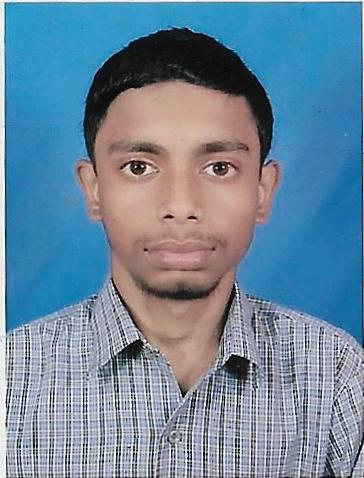
#> input picture Image_Program/Day3/Image_Python/Scan1.jpg, 364 x 478 px
$ python Gray_image.py
#> lines starting #> are read from the running program, lines starting #| are printed output that depends on the picture
# -*- coding: utf-8 -*-
"""
Created on Fri Jul 26 21:31:51 2019

@author: BILU
"""

import cv2
import numpy as np
from matplotlib import pyplot as plt

img = cv2.imread('Scan1.jpg')
#> img is the input picture: shape (478, 364, 3); mean B, G, R 157, 135.7, 109.1

img_height , img_width , dim = img.shape
#> img_height = 478; img_width = 364; dim = 3


for i in range(0,int(img_height)):
	for j in range(0,int(img_width)):
			img[i][j] = img[i][j][0]*0.21+ img[i][j][1]*0.72 + img[i][j][2]*0.07
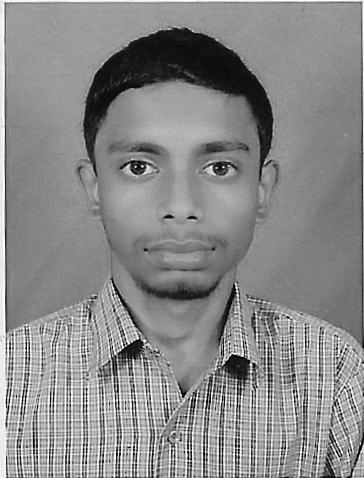
#> img: shape (478, 364, 3); min 0, max 254, mean 137.8

plt.hist(img.ravel(),256,[0,256])
plt.show()
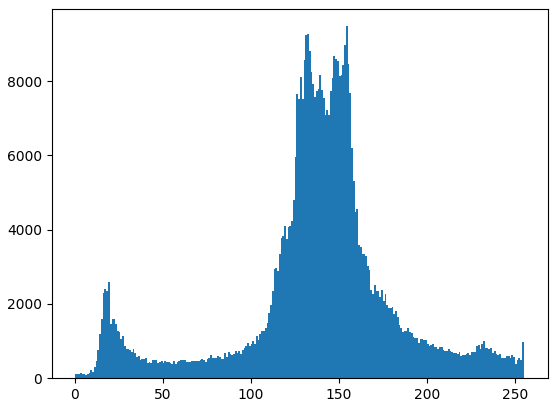
#> figure drawn by matplotlib, 1 panel; tallest bar 9477 high, from x = 154 to 155

cv2.imshow('image',img)
cv2.waitKey(0)
cv2.destroyAllWindows()

$ run again, with Image_Program/Day3/Image_Python/Original and Adaptive_Threslod.jpg copied over Image_Program/Day3/Image_Python/Scan1.jpg
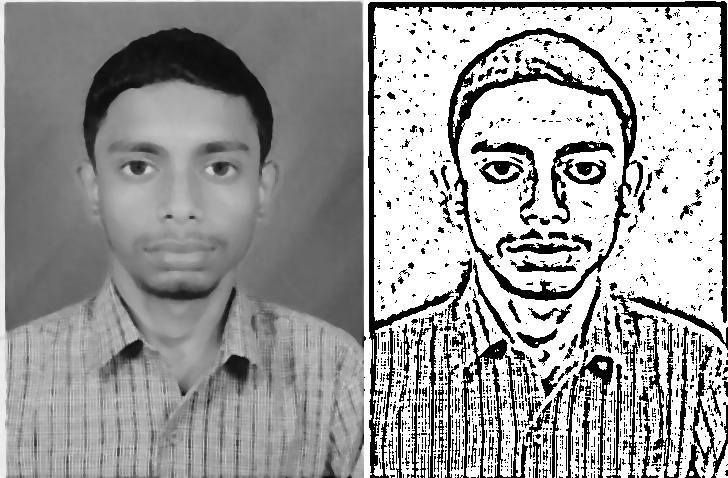
#> input picture Image_Program/Day3/Image_Python/Original and Adaptive_Threslod.jpg, 728 x 478 px
#> img is the input picture: shape (478, 728, 3); min 0, max 255, mean 159.3
#> `plt.show()`:
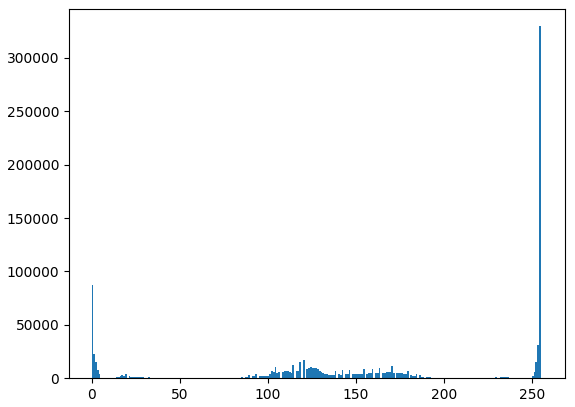
#> figure drawn by matplotlib, 1 panel; tallest bar 329661 high, from x = 254 to 255
